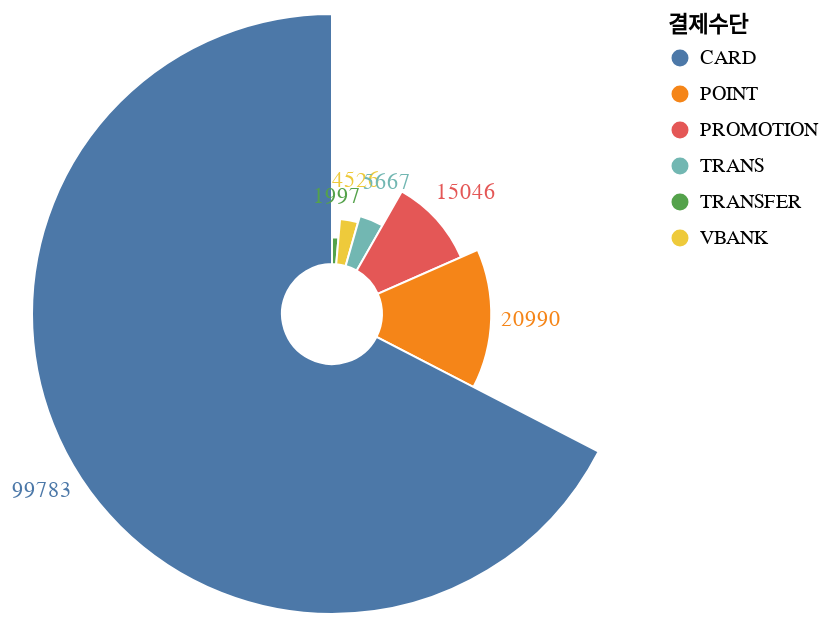

Write notebook code for a chart like this one.
### Markdown cell above
#### 03. **고객 결제수단**

### Code cell
# 전체 고객의 payment 방식
all_pay = paid_df[['결제수단']]
all_pay = pd.DataFrame(all_pay.groupby('결제수단').value_counts())
all_pay = all_pay.reset_index().sort_values('count')

base = alt.Chart(all_pay).encode(
    alt.Theta("count:Q").stack(True),
    alt.Radius("count").scale(type="sqrt", zero=True, rangeMin=20),
    color="결제수단:N", 
    order="count")

c1 = base.mark_arc(innerRadius=25, stroke="#fff")
c2 = base.mark_text(radiusOffset=20).encode(text="count:N")
c1 + c2

### Figure 1 — Vega-Lite specification as saved in the notebook (floating-point values rounded to 4 significant figures)
{"config": {"view": {"continuousWidth": 300, "continuousHeight": 300}}, "layer": [{"mark": {"type": "arc", "innerRadius": 25, "stroke": "#fff"}, "encoding": {"color": {"field": "결제수단", "type": "nominal"}, "order": {"field": "count", "type": "quantitative"}, "radius": {"field": "count", "scale": {"type": "sqrt", "zero": true, "rangeMin": 20}, "type": "quantitative"}, "theta": {"field": "count", "stack": true, "type": "quantitative"}}}, {"mark": {"type": "text", "radiusOffset": 20}, "encoding": {"color": {"field": "결제수단", "type": "nominal"}, "order": {"field": "count", "type": "quantitative"}, "radius": {"field": "count", "scale": {"type": "sqrt", "zero": true, "rangeMin": 20}, "type": "quantitative"}, "text": {"field": "count", "type": "nominal"}, "theta": {"field": "count", "stack": true, "type": "quantitative"}}}], "data": {"name": "data-27dbf9c8fb8c0fe9ef864779053611ac"}, "$schema": "https://vega.github.io/schema/vega-lite/v5.8.0.json", "datasets": {"data-27dbf9c8fb8c0fe9ef864779053611ac": [{"결제수단": "TRANSFER", "count": 1997}, {"결제수단": "VBANK", "count": 4526}, {"결제수단": "TRANS", "count": 5667}, {"결제수단": "PROMOTION", "count": 15046}, {"결제수단": "POINT", "count": 20990}, {"결제수단": "CARD", "count": 99783}]}}
